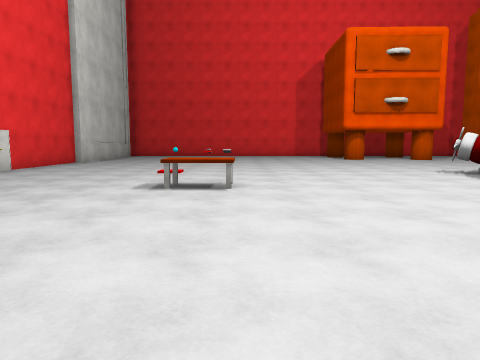
[1] (above)

16 first-person views from a walk through a Unity game level. The camera is 1.3 m above the floor, tilts 6° down and sees 70° across. The floor is counted in squares, 2 m on a side. Each view is taken from the middle of a square. On the plan, view 1 faces up. The plan holds only what a view shows up to about 10 squares ahead; the rest is blank. The player character is not drawn. Surface patterns are stand-ins for the level's own textures.

[2]
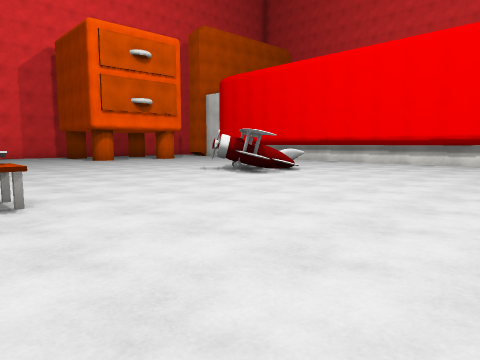

[3]
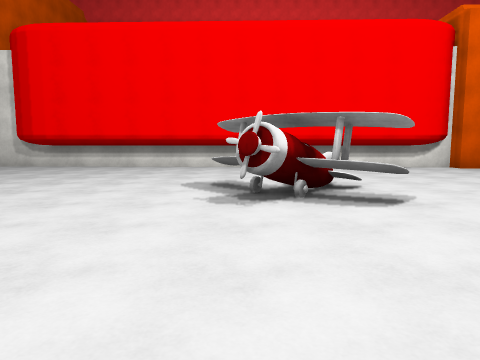

[4]
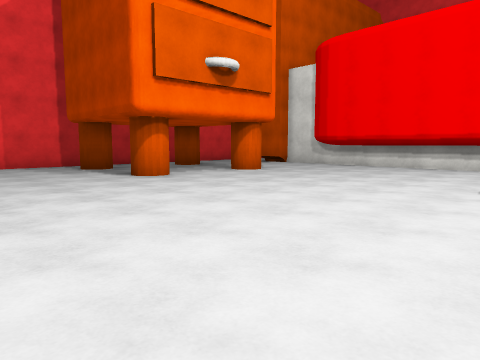

[5]
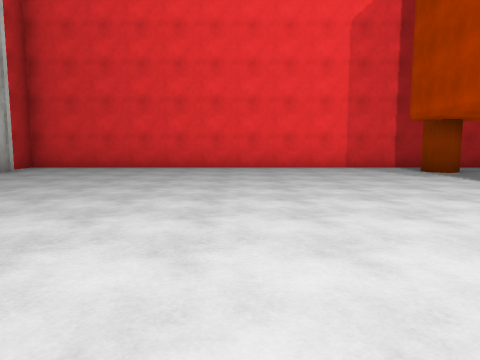

[6]
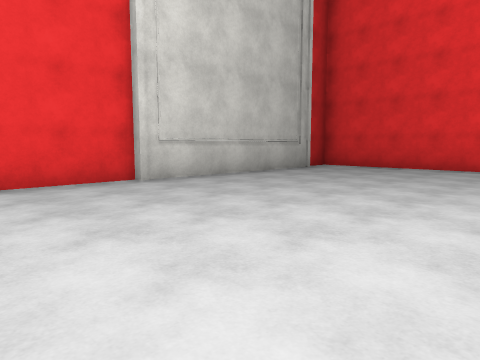

[7]
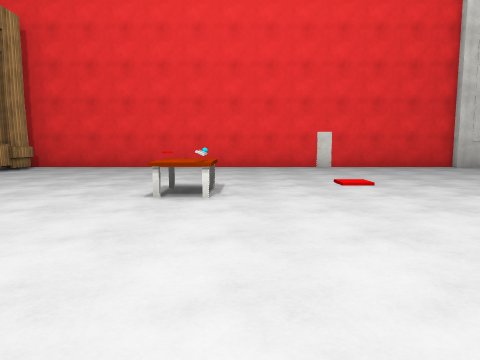

[8]
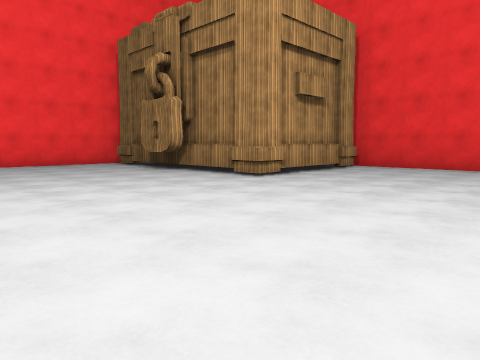

[9]
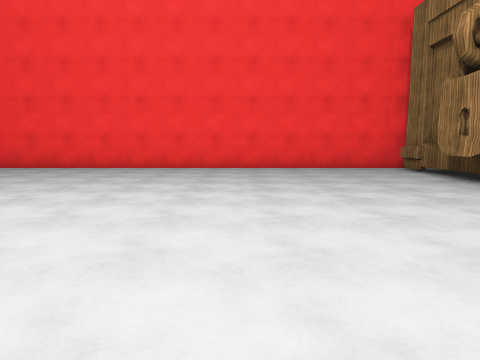

[10]
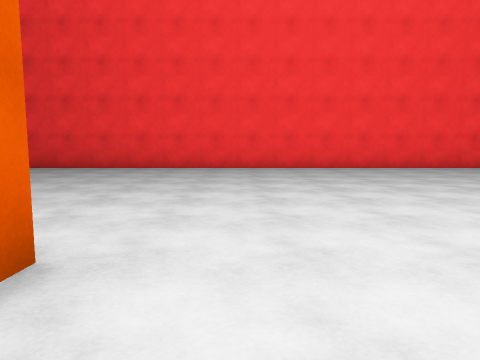

[11]
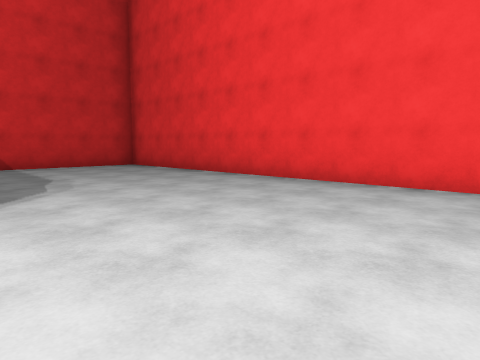

[12]
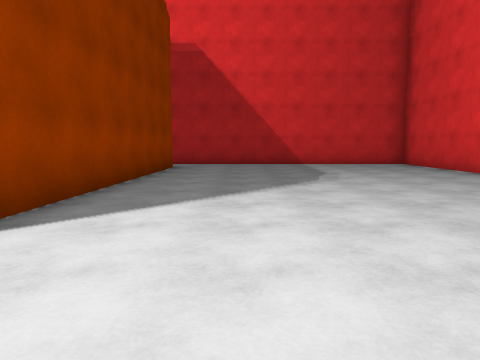

[13]
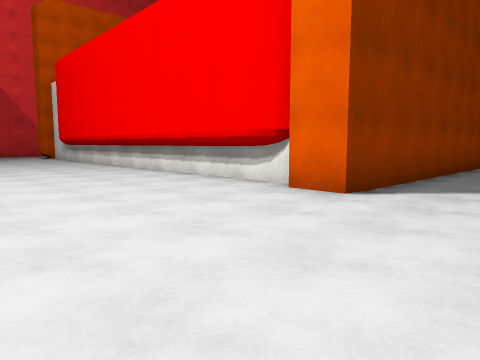

[14]
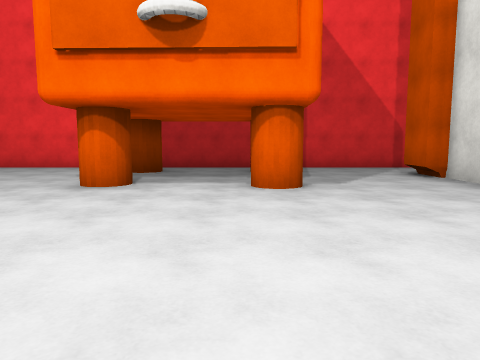

[15]
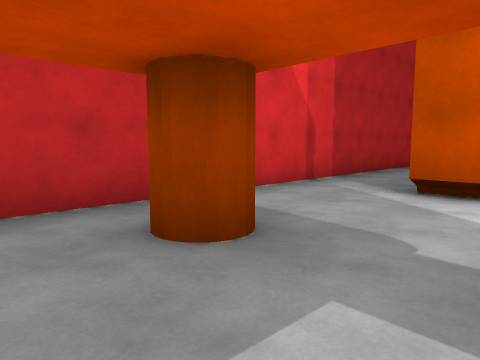

[16]
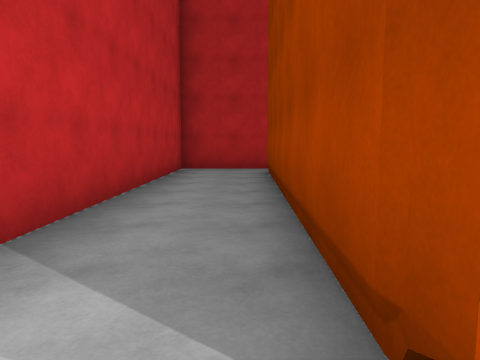

### Floor plan
Key: @ floor where view 1 was taken; # wall or solid block; . floor; O other object.
Columns run from 6 left of view 1 to 19 right of it. Each row starts with its distance up from view 1.
 19 ##########################
 18 #.........................
 17 #..........#..#...........
 16 #................########
 15 #..........#.....#
 14 #.............#..#
 13 #................#
 12 #................#
 11 #................#
 10 #................#
  9 #................#
  8 #..........OO....#
  7 #..........OO....#
  6 #..........O.....#
  5 #....OO..........#
  4 #................#
  3 #................#
  2 #................#
  1 #................#######.
  0 #####.@..................
 -1     #....................
 -2     ##...................
 -3      O....................
 -4     #.....................
 -5     #.....................
 -6     .....................
 -7     #####################

Where each view was taken, in squares from view 1:
view 1: 0 up, 0 right, facing up
view 2: 1 up, 1 left, facing up-right
view 3: 8 up, 1 right, facing right
view 4: 8 up, 1 right, facing up-right
view 5: 9 up, 0 right, facing up
view 6: 9 up, 0 right, facing up-left
view 7: 6 up, 4 right, facing left
view 8: 5 up, 4 right, facing down-left
view 9: 3 up, 3 right, facing down
view 10: 3 up, 9 right, facing down
view 11: 1 down, 9 right, facing down-right
view 12: 1 down, 8 right, facing right
view 13: 1 down, 6 right, facing up-right
view 14: 9 up, 7 right, facing up
view 15: 15 up, 6 right, facing up-right
view 16: 17 up, 10 right, facing right
